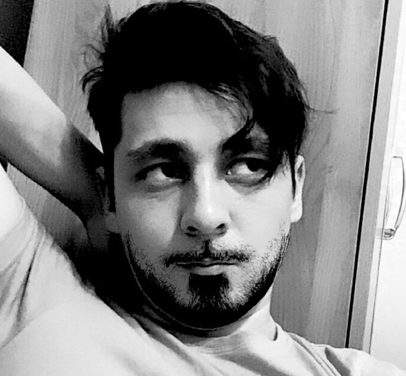
#> input picture images/img_13.png, 406 x 376 px, found by its file name
$ python no_class.py
#> lines starting #> are read from the running program, lines starting #| are printed output that depends on the picture
import numpy as np
import cv2 as cv
import random
import sys
from tqdm import tqdm
import matplotlib.pyplot as plt

#calculate fit rate of input image and generated image
def mse(imagea, imageb):
    err = np.sum((imagea.astype("float") - imageb.astype("float")) ** 2)
    err /= float(imagea.shape[0] * imagea.shape[1])
    return err

#merge genes of some chromosomes and get new one
def make_child(an, fit_rate): #array of chromosomes
    child_ar = []
    for i in range(new_child_amount): #how many chromosomes will be taken to swap genes
        temp_chr_1 = []
        temp_chr_2 = []
        rand_chrom_1 = random.choices(an, fit_rate) #take random chromosome from best ones
        rq = random.randint(0,1)
        rand_chrom_2 = random.choices(an, reversed(fit_rate)) #rake random chromosome from worst ones

        for j in range(genes_amount): #cope genes of chosen chromosomes to new ones
            temp_gene_1 = [0, 0, 0, 0, 0, 0]
            temp_gene_1 = rand_chrom_1[0][j].copy()
            temp_chr_1.append(temp_gene_1)
            temp_gene_2 = [0, 0, 0, 0, 0, 0]
            temp_gene_2 = rand_chrom_2[0][j].copy()
            temp_chr_2.append(temp_gene_2)

        for k in range(len(temp_chr_1)):  #swap chromosomes randomly
            r = random.randint(0,10)
            if r <= prob_of_change:
                temp_gene_0 = temp_chr_1[k].copy()
                temp_chr_1[k] = temp_chr_2[k].copy()
                temp_chr_2[k] = temp_gene_0.copy()
        child_ar.append(temp_chr_1) #add to list of chromosomes
        child_ar.append(temp_chr_2) #add to list of chromosomes
    # return child_ar
    a = child_ar.copy() #mutation, change genes of new chromosomes to random ones
    for i in range(len(a)):
        for j in range(genes_amount): #index of genes
            p1 = random.randint(0, 10)
            if p1 <= prob_of_change:
                p2 = random.randint(0, 10)
                t_size = random.randint(min_size, max_size)
                if p2+2 <= prob_of_change:
                    # a[i][j][0] = random.randint(0,225)
                    rand_pl = random.randint(0,1)
                    # [6 lines of commented-out code are left out]
                    if rand_pl == 1:
                        a[i][j][0] = a[i][j][0]+10
                        if a[i][j][0] > 255:
                            a[i][j][0] = 255
                    else:
                        a[i][j][0] = a[i][j][0]-10
                        if a[i][j][0] < 0:
                            a[i][j][0] = 0
                p2 = random.randint(0, 10)
                if p2+2 <= prob_of_change:
                    # a[i][j][1] = random.randint(0,225)
                    rand_pl = random.randint(0,1)
                    # [6 lines of commented-out code are left out]
                    if rand_pl == 1:
                        a[i][j][1] = a[i][j][1]+10
                        if a[i][j][1] > 255:
                            a[i][j][1] = 255
                    else:
                        a[i][j][1] = a[i][j][1]-10
                        if a[i][j][1] < 0:
                            a[i][j][1] = 0
                p2 = random.randint(0, 10)
                if p2+2 <= prob_of_change:
                    # a[i][j][2] = random.randint(0,225)
                    rand_pl = random.randint(0,1)
                    # [6 lines of commented-out code are left out]
                    if rand_pl == 1:
                        a[i][j][2] = a[i][j][2]+10
                        if a[i][j][2] > 255:
                            a[i][j][2] = 255
                    else:
                        a[i][j][2] = a[i][j][2]-10
                        if a[i][j][2] < 0:
                            a[i][j][2] = 0
                p2 = random.randint(0, 10)
                if p2 <= prob_of_change:
                    # a[i][j][3] = random.randint(0,pixs-t_size)
                    a[i][j][3] = a[i][j][3]
                p2 = random.randint(0, 10)
                if p2 <= prob_of_change:
                    # a[i][j][4] = random.randint(0,pixs-t_size)
                    a[i][j][4] = a[i][j][4]
                p2 = random.randint(0, 10)
                if p2 <= prob_of_change:
                    a[i][j][5] = t_size
    return a #return new chromosomes

#get fit rate list of generated images and input image
def get_fit_rate(fit_img, fit_chrom):
    fit_fit_rate = []
    for i in range(len(fit_chrom)):
        fit_fit_rate.append(mse(fit_img, fit_chrom[i]))
    return fit_fit_rate #return list of fit rates


def creare_image(chromosomes): #generate images from chromosomes
    cr_chromosomes_img = []
    for i in range(len(chromosomes)):
        img = np.zeros([pixs, pixs, 3], dtype=np.uint8)
        img.fill(255)
        for j in range(genes_amount):
            cv.rectangle(img, (chromosomes[i][j][3], chromosomes[i][j][4]),
                         (chromosomes[i][j][3]+chromosomes[i][j][5], chromosomes[i][j][4]+chromosomes[i][j][5]), (chromosomes[i][j][0],chromosomes[i][j][1], chromosomes[i][j][2]), -1)
        cr_chromosomes_img.append(img)
    return cr_chromosomes_img #return images

#create some data, coeff
chromosomes_amount = 150
genes_amount = 400
new_child_amount = 90 # n*2
iter = 1000000000

prob_of_change = 5
max_size = 50
min_size = 20
pixs = 512

chromosomes = []
output_chromosomes_img = []

#read input image
path = r'/Users/idel_isbaev/PycharmProjects/IAI_ass/genetic_algorithm/images/img_13.png'
input_image = cv.imread(path)
#> input_image is the input picture: shape (376, 406, 3); min 0, max 255, mean 129.7
input_image = cv.resize(input_image, (pixs,pixs))
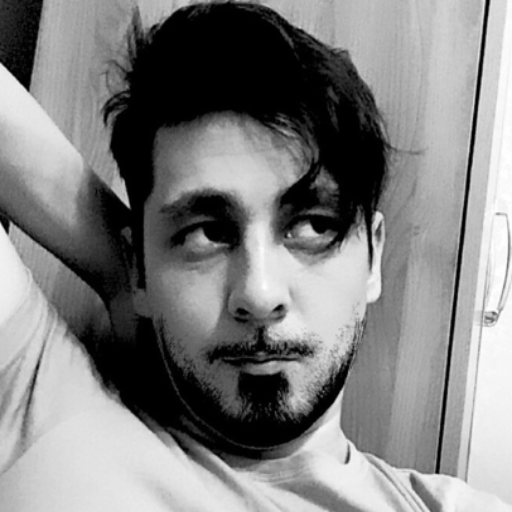
#> input_image: shape (512, 512, 3); min 0, max 255, mean 129.6

#print input image as plot
plt.subplot(121)
plt.axis("off")
plt.imshow(cv.cvtColor(input_image, cv.COLOR_BGR2RGB))
plt.subplot(122)
plt.axis("off")
plt.imshow(cv.cvtColor(input_image, cv.COLOR_BGR2RGB))
plt.show()
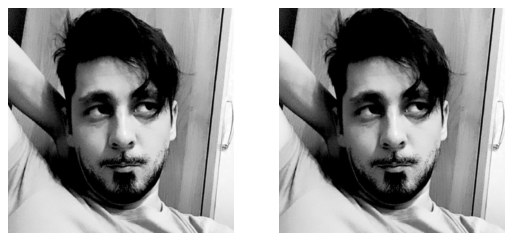
#> figure drawn by matplotlib, 2 panels

if input_image is None:
    sys.exit("Could not read the image.")
# create population
for i in range(chromosomes_amount):
    temp_chromosomes = []
    for j in range(genes_amount):
        t_size = random.randint(min_size, max_size)
        temp_Gene = [random.randint(0,255), random.randint(0,255), random.randint(0,255), random.randint(0,pixs-t_size),random.randint(0,pixs-t_size), t_size]
        temp_chromosomes.append(temp_Gene)
    chromosomes.append(temp_chromosomes)

fit_rate_check = 100000
ki = -1
repeat_amount = 0
prev_fit_rate = 80000
for k in tqdm(range(iter)): #make loop for iterations
# for k in range(iter):
# while fit_rate_check > 1000:
    ki += 1
#> (the run stopped early here; a loop or call above may not have finished)
